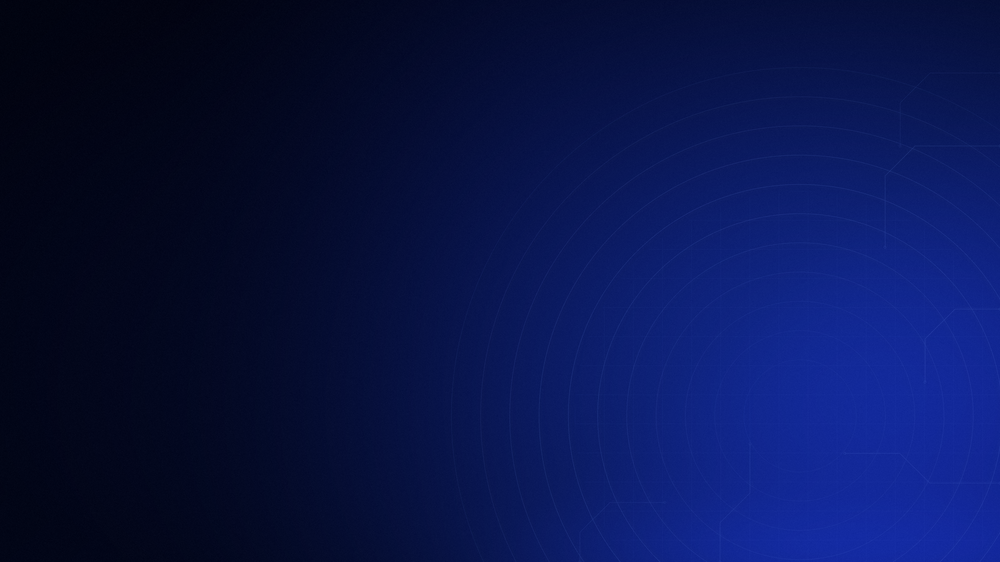
#> input picture outputs/presentation/assets/storyline-overview/hero-cover.png, 1000 x 562 px, shrunk from 2560 x 1440 before the run
$ python compose_storyline_hero.py
#> lines starting #> are read from the running program, lines starting #| are printed output that depends on the picture
"""표지 히어로 이미지에 다크 오버레이 사전 합성.

hero-cover.png 위에 (1) NAVY #0A1854 45% 전면 오버레이,
(2) 세로 그라데이션(높이 40% 지점 0% → 하단 65%)을 합성해
hero-cover-composited.png 를 만든다. PPTX에는 합성본 한 장만 삽입한다
(pptx 투명도 XML 의존 제거 — 디자인 스펙 §5.1).

실행: .venv/bin/python outputs/presentation/scripts/compose_storyline_hero.py
"""
import os

import numpy as np
from PIL import Image

ASSETS = os.path.join(os.path.dirname(os.path.abspath(__file__)), "..", "assets", "storyline-overview")
NAVY = np.array([0x0A, 0x18, 0x54], dtype=float)

im = Image.open(os.path.join(ASSETS, "hero-cover.png")).convert("RGB")
#> im is the input picture: PIL image 1000x562 RGB; mean R, G, B 8.4, 19.9, 74.8
w, h = im.size
#> w = 1000; h = 562
arr = np.asarray(im, dtype=float)

arr = arr * (1 - 0.45) + NAVY * 0.45  # 전면 45%
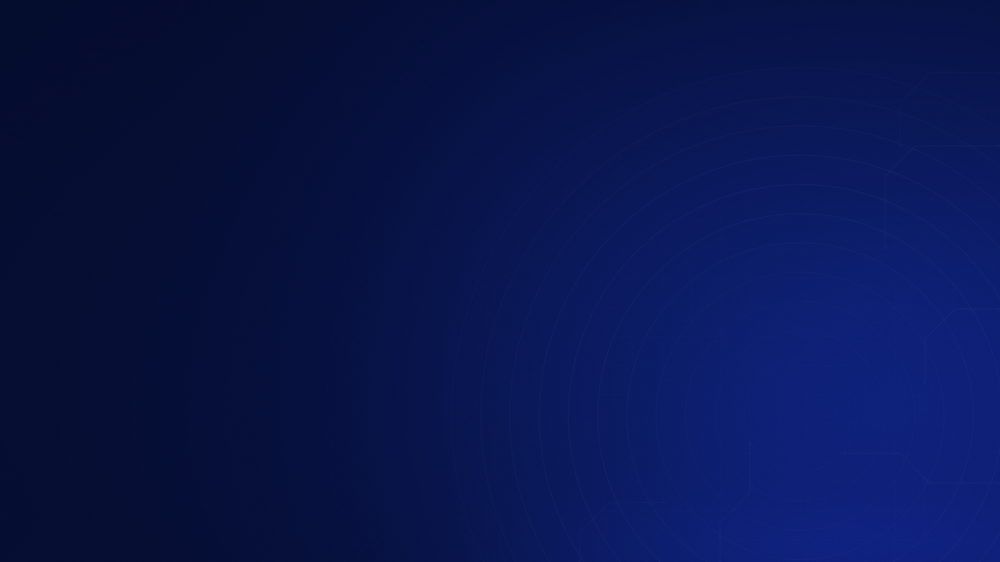
#> arr: shape (562, 1000, 3) float64; mean R, G, B 9.1, 21.8, 78.9

ys = np.linspace(0.0, 1.0, h)
#> ys = 562 values from 0 to 1
alpha = np.clip((ys - 0.40) / 0.60, 0.0, 1.0) * 0.65  # 40% 지점부터 하단 65%까지
#> alpha = 562 values from 0 to 0.65
arr = arr * (1 - alpha[:, None, None]) + NAVY * alpha[:, None, None]
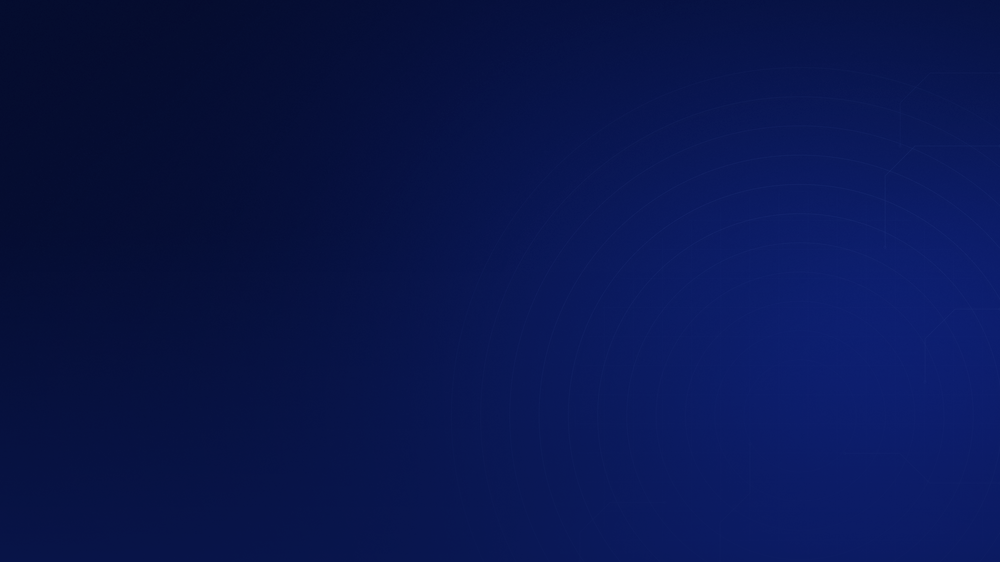
#> arr: shape (562, 1000, 3) float64; mean R, G, B 9.1, 21.8, 78.4

out = os.path.join(ASSETS, "hero-cover-composited.png")
Image.fromarray(arr.astype("uint8")).save(out)
print("saved", out, im.size)
#| saved outputs/presentation/scripts/../assets/storyline-overview/hero-cover-composited.png (1000, 562)
